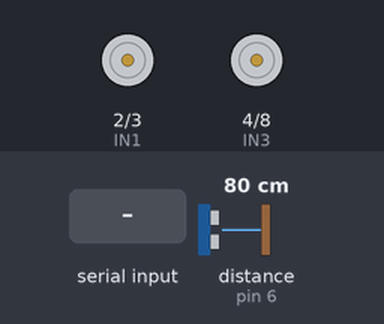
The sketch below on a simulated Arduino Uno, built with avr-gcc and run on an emulated ATmega328P. Shown: motor-driver pin pairs drawn as motors (green arrow = first pin HIGH = forward, orange = second pin HIGH = backward, longer = more drive). The inputs (shaded band) are chosen by the test bench; at power-on: distance to the obstacle (sensor on pin 6) 80 cm. The echo pulse lasts 58.3 µs per cm.

Above: at 1.2 s.
1.3 s: "F" received over the second serial link
At 1.8 s:
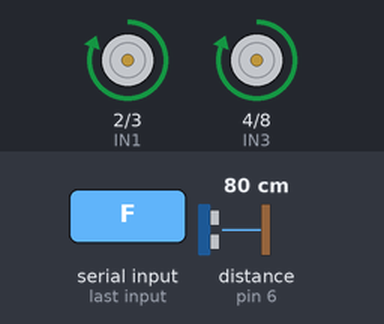
2.8 s: distance to the obstacle (sensor on pin 6) set to 23 cm
4.3 s: distance to the obstacle (sensor on pin 6) set to 18 cm
At 5.0 s:
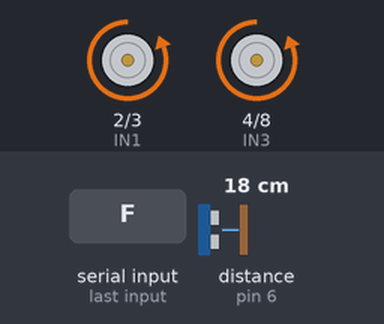
6.7 s: "L" received over the second serial link
At 7.9 s:
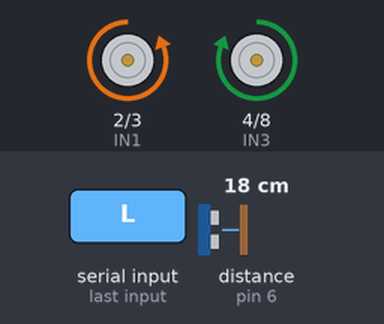
8.2 s: "R" received over the second serial link
At 9.3 s:
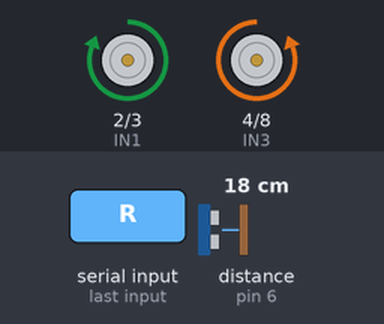
9.7 s: "B" received over the second serial link
At 10.4 s:
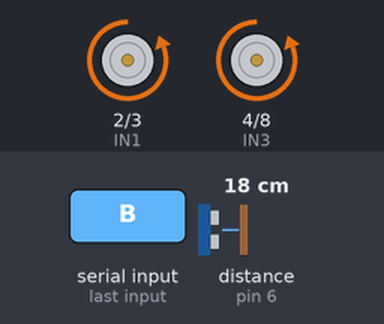
Timing chart, 0 to 12.2 s (numbered marks = the images above; inputs shaded):
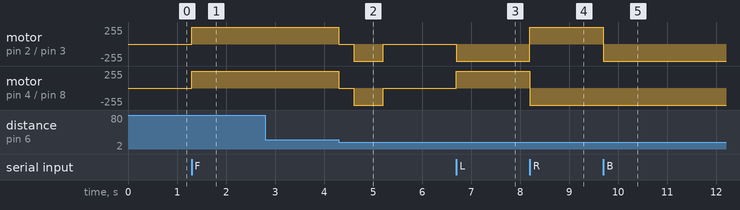

Measured:
- the behaviour switches between 21 and 20 cm on distance to the obstacle (sensor on pin 6) (found by bisection; images 1 and 2)
- after the input at 1.3 s, motor on pin 2 (IN1) / pin 3 (IN2), motor on pin 4 (IN3) / pin 8 (IN4): stopped → forward 255/255 at once
- after the input at 2.8 s, every drawn part: stays the same
- after the input at 4.3 s, motor on pin 2 (IN1) / pin 3 (IN2), motor on pin 4 (IN3) / pin 8 (IN4): forward 255/255 → stopped at once, → backward 255/255 0.30 s later, → stopped 0.60 s later
- after the input at 6.7 s, motor on pin 2 (IN1) / pin 3 (IN2): stopped → backward 255/255 at once; motor on pin 4 (IN3) / pin 8 (IN4): stopped → forward 255/255 at once
- after the input at 8.2 s, motor on pin 2 (IN1) / pin 3 (IN2): backward 255/255 → forward 255/255 at once; motor on pin 4 (IN3) / pin 8 (IN4): forward 255/255 → backward 255/255 at once
- after the input at 9.7 s, motor on pin 2 (IN1) / pin 3 (IN2): forward 255/255 → backward 255/255 at once

The sketch:

rc_car.ino
```cpp
// ============================================================
//  Bluetooth RC Car + Simple Obstacle Avoider
//  If object in front → move back automatically
//  Hardware: Arduino UNO, HC-05, HC-SR04, L293D
// ============================================================

#include <SoftwareSerial.h>

SoftwareSerial BT(10, 11);   // HC-05 TX→pin10 | RX→pin11

// HC-SR04
#define TRIG_PIN  7
#define ECHO_PIN  6
#define SAFE_DIST 20          // cm

// L293D Motor Pins
#define IN1  2
#define IN2  3
#define IN3  4
#define IN4  8

// ───────────────────────────────────────────────────────────
void setup() {
  BT.begin(9600);

  pinMode(TRIG_PIN, OUTPUT);
  pinMode(ECHO_PIN, INPUT);
  pinMode(IN1, OUTPUT);
  pinMode(IN2, OUTPUT);
  pinMode(IN3, OUTPUT);
  pinMode(IN4, OUTPUT);

  stopMotors();
}

// ───────────────────────────────────────────────────────────
void loop() {

  // Read BT command
  if (BT.available()) {
    char cmd = (char)BT.read();
    switch (cmd) {
      case 'F': moveForward();  break;
      case 'B': moveBackward(); break;
      case 'L': turnLeft();     break;
      case 'R': turnRight();    break;
      case 'S': stopMotors();   break;
    }
  }

  // Check obstacle only when moving forward
  if (isMovingForward()) {
    long dist = getDistance();
    if (dist > 0 && dist <= SAFE_DIST) {
      stopMotors();
      delay(300);
      moveBackward();
      delay(600);
      stopMotors();
    }
  }
}

// ───────────────────────────────────────────────────────────
bool isMovingForward() {
  return (digitalRead(IN1) == HIGH && digitalRead(IN2) == LOW &&
          digitalRead(IN3) == HIGH && digitalRead(IN4) == LOW);
}

// ───────────────────────────────────────────────────────────
void moveForward() {
  digitalWrite(IN1, HIGH); digitalWrite(IN2, LOW);
  digitalWrite(IN3, HIGH); digitalWrite(IN4, LOW);
}

void moveBackward() {
  digitalWrite(IN1, LOW);  digitalWrite(IN2, HIGH);
  digitalWrite(IN3, LOW);  digitalWrite(IN4, HIGH);
}

void turnLeft() {
  digitalWrite(IN1, LOW);  digitalWrite(IN2, HIGH);
  digitalWrite(IN3, HIGH); digitalWrite(IN4, LOW);
}

void turnRight() {
  digitalWrite(IN1, HIGH); digitalWrite(IN2, LOW);
  digitalWrite(IN3, LOW);  digitalWrite(IN4, HIGH);
}

void stopMotors() {
  digitalWrite(IN1, LOW); digitalWrite(IN2, LOW);
  digitalWrite(IN3, LOW); digitalWrite(IN4, LOW);
}

// ───────────────────────────────────────────────────────────
long getDistance() {
  digitalWrite(TRIG_PIN, LOW);
  delayMicroseconds(2);
  digitalWrite(TRIG_PIN, HIGH);
  delayMicroseconds(10);
  digitalWrite(TRIG_PIN, LOW);
  long dur = pulseIn(ECHO_PIN, HIGH, 30000);
  if (dur == 0) return 999;
  return dur / 58;
}
```
